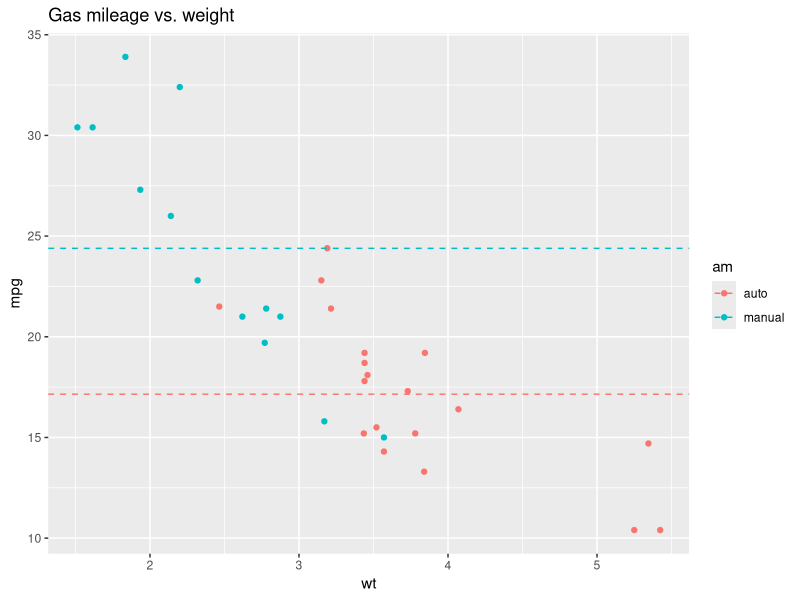
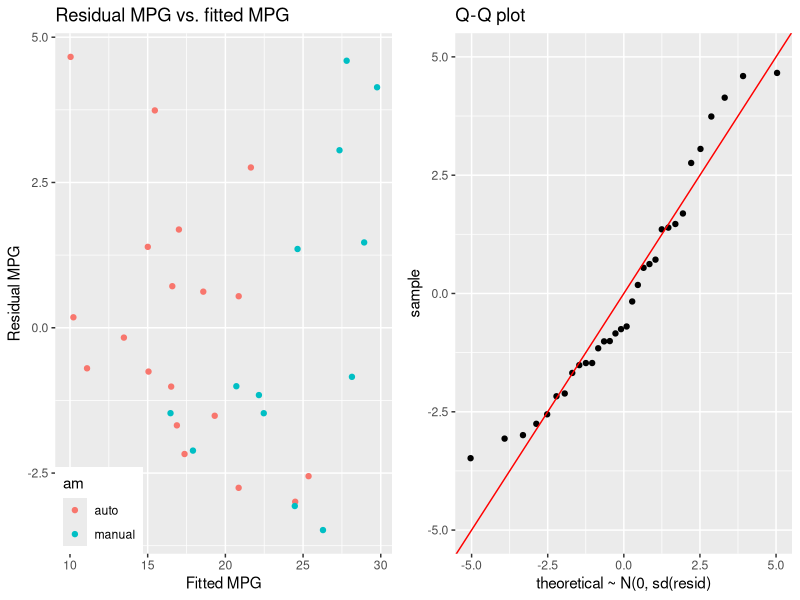
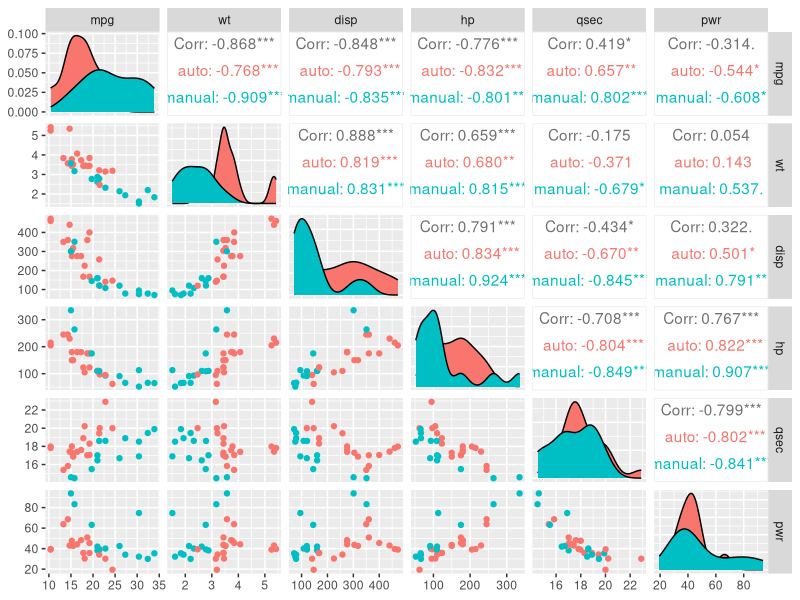

These charts were generated, in order, by the following R code:
## ---- chunk 1
# TRUE relegates most code chunks to appendices, disables result
# output by default and disables warnings
tidydoc <- TRUE

if (tidydoc)
{
    options(warn = -1)
}

library(knitr)

# figure width 4 inches (PDF output), height = width, center figures
opts_chunk$set(fig.width=4, fig.height=4, fig.align='center')

# Disable the LaTeX comment from the output of print.xtable,
# enable booktabs style table output
options(xtable.comment = FALSE, xtable.booktabs = TRUE)

# Increase the penalty for using scientific notation (to format
# numbers like 10000 normally, not in scientific notation)
options(scipen = 3)

if (tidydoc)
{
    opts_chunk$set(results='hide', echo=FALSE, size='scriptsize')
}
## ---- chunk 2

library(datasets)
data("mtcars")

library(ggplot2)
library(xtable)
library(GGally)
## ---- chunk 3

# Convert transmission type and engine type to factor variables
mtcars$am <- factor(mtcars$am, levels = c(0, 1),
                    labels = c("auto", "manual"))
mtcars$vs <- factor(mtcars$vs, levels = c(0, 1),
                    labels = c("v", "straight"))

# Create a new variable for gross power/weight ratio
# (hp/1000 lb; 1 hp/1000 lb ≈ 1.64 W/kg)
mtcars$pwr <- mtcars$hp/mtcars$wt

g <- ggplot(mtcars, aes(x = wt, y = mpg))
g <- g + geom_point(aes(color = am))
g <- g + geom_hline(aes(yintercept = mpg, color = am),
                    data = aggregate(mpg ~ am, data = mtcars, mean),
                    linetype = "dashed")
g <- g + ggtitle("Gas mileage vs. weight")

print(g)
## ---- chunk 4
# Function for constructing a formula containing the desired variables
fitformula <- function(fitvar, modelvars = NULL, keepvar = NULL) {
    modelstr <- paste("mpg ~", paste(c(keepvar, modelvars, fitvar),
                                     collapse = " + "))
    as.formula(modelstr)
}

# Calculate the deviance resulting from fitting MPG using the listed
# variables as regressors
dev.next <- function(fitvar, modelvars = NULL)
{
    fit <- lm(fitformula(fitvar, modelvars), mtcars)
    deviance(fit)
}

fitvars <- c("wt", "disp", "pwr", "am", "qsec")
resids <- dev.next("am")
modelvars <- "am"
fits <- vector("list", length(fitvars))
fits[[1]] <- lm(fitformula("am"), mtcars)

# Create a sequence of fits, starting from mpg ~ am.
# In each step, choose as the next regressor the one which
# results in the fit having the smallest deviance (square sum
# of residuals)
while (is.null(fits[[length(fits)]]))
{
    # Determine the deviances of the linear models when each of the
    # as of yet unused variables is added
    devs <- sapply(setdiff(fitvars, modelvars),
                   function(fitvar) dev.next(fitvar, modelvars))

    # Choose the variable which results in least deviance
    resids <- c(resids, devs[which.min(devs)])
    modelvars <- c(modelvars, names(which.min(devs)))
    
    # Create a fit involving the chosen variables
    fits[[length(modelvars)]] <- lm(fitformula(modelvars), mtcars)
}

fits <- fits[1:length(modelvars)]

# Call the anova function with the incremental fits
an <- do.call(anova, fits)
## ---- chunk 5
mpgmodel <- fits[[3]]
print(xtable(summary(mpgmodel)$coefficients, digits = c(NA, 2, 2, 2, 3)))
## ---- chunk 6
ammanual.est <- coef(mpgmodel)["ammanual"]
ammanual.confint <- confint(mpgmodel, "ammanual")
## ---- chunk 7
resplot <- qplot(x = fitted(mpgmodel), y = resid(mpgmodel), data = mtcars,
                 mapping = aes(color = am),
                 xlab = "Fitted MPG", ylab = "Residual MPG",
                 main = "Residual MPG vs. fitted MPG") + 
    theme(legend.justification=c(0,0), legend.position=c(0,0))

qqplot <- ggplot(data = data.frame(y = resid(mpgmodel)), aes(sample = y)) +
    stat_qq(dparams = list(sd = sd(resid(mpgmodel)))) +
    geom_abline(slope = 1, intercept = 0, color = "red") +
    ylim(-5, 5) +
    ggtitle("Q-Q plot") +
    xlab("theoretical ~ N(0, sd(resid)")

# Thanks to http://zevross.com/blog/2014/08/04/beautiful-plotting-in-r-a-ggplot2-cheatsheet-3/
# for the hint on gridExtra
library(gridExtra)

grid.arrange(resplot, qqplot, ncol=2)
## ---- chunk 8

paircols <- c("mpg", "wt", "disp", "hp" ,"qsec", "pwr")
ggpairs(mtcars, aes(color = am),
        columns = match(paircols, names(mtcars)))
